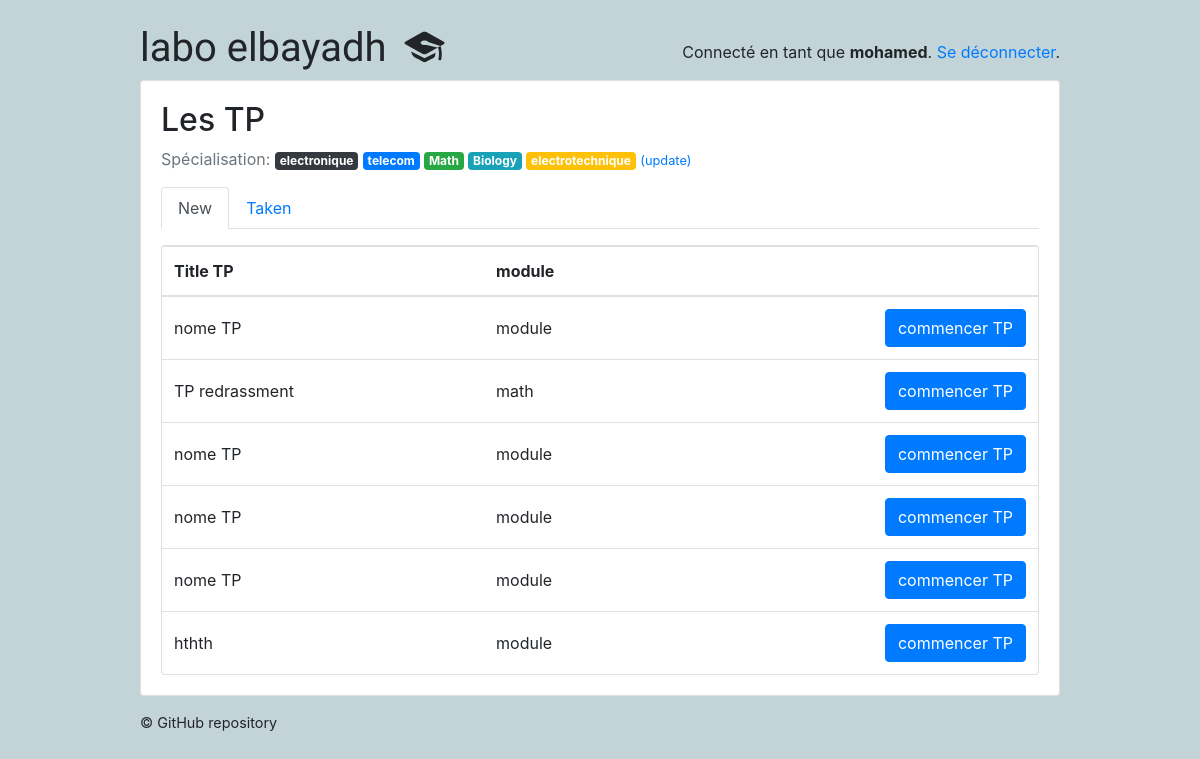
/students/ (signed in), run on an earlier commit of the app's database.
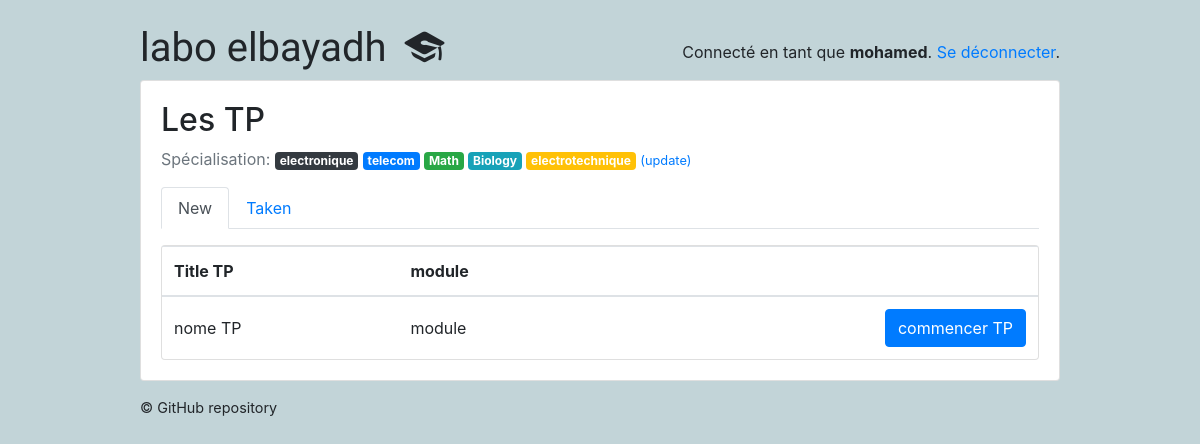
And on a later commit of the database.
### classroom/models.py (models this page shows, shortened)
class User(AbstractUser):
    is_student = models.BooleanField(default=False)
    is_teacher = models.BooleanField(default=False)
    date_of_birth = models.DateField(default='11/11/2111')
    EQUIRED_FIELDS = ['date_of_birth']

class Subject(models.Model):
    name = models.CharField(max_length=30)
    color = models.CharField(max_length=7, default='#007bff')
    def get_html_badge(self):
        name = escape(self.name)
        color = escape(self.color)
        html = '<span class="badge badge-primary" style="background-color: %s">%s</span>' % (color, name)
        return mark_safe(html)

class Quiz(models.Model):
    owner = models.ForeignKey(User, on_delete=models.CASCADE, related_name='quizzes')
    name = models.CharField(max_length=255 , default='nome TP')
    subject = models.ForeignKey(Subject, on_delete=models.CASCADE, related_name='quizzes')
    type_tp_posible = (
        ('RC', 'RC'),
        ('R', 'R'),
        ('RL', 'RL'),
    )
    type_tp = models.CharField(max_length=6 ,choices=type_tp_posible)
    description = models.TextField('description', max_length=500)
    module = models.CharField(max_length=255, default='module')

### classroom/views/students.py (the view)
# urls.py: path('', students.QuizListView.as_view(), name='quiz_list'),
@method_decorator([login_required, student_required], name='dispatch')
class QuizListView(ListView):
    model = Quiz
    ordering = ('name', )
    context_object_name = 'quizzes'
    template_name = 'classroom/students/quiz_list.html'
    def get_queryset(self):
        student = self.request.user.student
        student_interests = student.interests.values_list('pk', flat=True)
        taken_quizzes = student.quizzes.values_list('pk', flat=True)
        queryset = Quiz.objects.filter(subject__in=student_interests) \
            .exclude(pk__in=taken_quizzes) \
            .annotate(questions_count=Count('questions')) \
            .filter(questions_count__gt=0)
        return queryset

### classroom/templates/classroom/students/quiz_list.html
{% extends 'base.html' %}
{% block content %}
  {% include 'classroom/students/_header.html' with active='new' %}
  <div class="card">
    <table class="table mb-0">
      <thead>
        <tr>
          <th>Title TP</th>
          <th>module</th>
          <th></th>
        </tr>
      </thead>
      <tbody>
        {% for quiz in quizzes %}
          <tr>
            <td class="align-middle">{{ quiz.name }}</td>
            <td class="align-middle">{{ quiz.module }} </td>
            <td class="text-right">
              <a href="{% url 'students:take_quiz' quiz.pk %}" class="btn btn-primary">commencer TP</a>
            </td>
          </tr>
        {% empty %}
          <tr>
            <td class="bg-light text-center font-italic" colspan="4">Aucun des enseignants n'a encore ajouté de TP.</td>
          </tr>
        {% endfor %}
      </tbody>
    </table>
  </div>
{% endblock %}

### templates/base.html (shortened to what this page needs)
{% load static %}<!doctype html>
<html lang="en">
  <head>
    <link rel="stylesheet" href="https://maxcdn.bootstrapcdn.com/bootstrap/4.0.0/css/bootstrap.min.css">
    <link rel="stylesheet" type="text/css" href="{% static 'vendor/fontello-2f186091/css/fontello.css' %}">
    <link rel="stylesheet" type="text/css" href="{% static 'css/app.css' %}">
    <link rel="stylesheet" type="text/css" href="{% static 'css/hemidi.css' %}">
    <link rel="stylesheet" type="text/css" href="{% static 'css/fl.css' %}">
    {% if user.is_authenticated and user.is_teacher %}
      <link rel="stylesheet" type="text/css" href="{% static 'css/teachers.css' %}">
    {% else %}
      <link rel="stylesheet" type="text/css" href="{% static 'css/students.css' %}">
    {% endif %}
  </head>
  <body>
    <div class="container my-4">
      <div class="row justify-content-center">
        <div class="col-md-10 col-sm-12">
          <div class="row">
            <div class="col-6">
              <h1 class="logo">
                <a href="{% url 'home' %}">
                  labo elbayadh
                  {% if user.is_authenticated %}
                    {% if user.is_teacher %}
                      <span class="icon-feather" data-toggle="tooltip" data-placement="right" title="Teacher profile"></span>
                    {% else %}
                      <span class="icon-graduation-cap" data-toggle="tooltip" data-placement="right" title="Student profile"></span>
                    {% endif %}
                  {% endif %}
                </a>
              </h1>
            </div>
            <div class="col-6 text-right">
              {% if user.is_authenticated %}
                <p class="pt-3">Connecté en tant que <strong>{{ user.last_name }}</strong>. <a href="{% url 'logout' %}">Se déconnecter</a>.</p>
              {% else %}
                <a href="{% url 'login' %}" class="btn btn-light" role="button">Log in</a>
                <a href="{% url 'signup' %}" class="btn btn-primary" role="button">Sign up</a>
              {% endif %}
            </div>
          </div>
          <div class="card mb-3">
            <div class="card-body">
              {% block content %}
              {% endblock %}
            </div>
          </div>
          <footer>
            <a href="https://github.com/hemid32/django_labo">© GitHub repository</a>
          </footer>
        </div>
      </div>
    </div>
  </body>
</html>

### classroom/templates/classroom/students/_header.html
<h2>Les TP</h2>
<p class="text-muted">
  Spécialisation:{% for subject in user.student.interests.all %} {{ subject.get_html_badge }}{% endfor %}
  <a href="{% url 'students:student_interests' %}"><small>(update)</small></a>
</p>
<ul class="nav nav-tabs mb-3">
  <li class="nav-item">
    <a class="nav-link{% if active == 'new' %} active{% endif %}" href="{% url 'students:quiz_list' %}">New</a>
  </li>
  <li class="nav-item">
    <a class="nav-link{% if active == 'taken' %} active{% endif %}" href="{% url 'students:taken_quiz_list' %}">Taken</a>
  </li>
</ul>

### static/css/app.css (style rules this page uses)
.logo { font-family: 'Clicker Script', cursive; }
.logo a { color: #212529; text-decoration: none; }
footer { font-size: .9rem; }
footer a { color: #212529; }

### static/css/students.css (style rules this page uses)
body { background-color: #c2d4d8; }

What changed in the data, as far as the page shows it:
removed Quiz: name "TP redrassment", module "math"
removed Quiz: name "nome TP", module "module"
removed Quiz: name "nome TP", module "module"
removed Quiz: name "nome TP", module "module"
removed Quiz: name "hthth", module "module"
